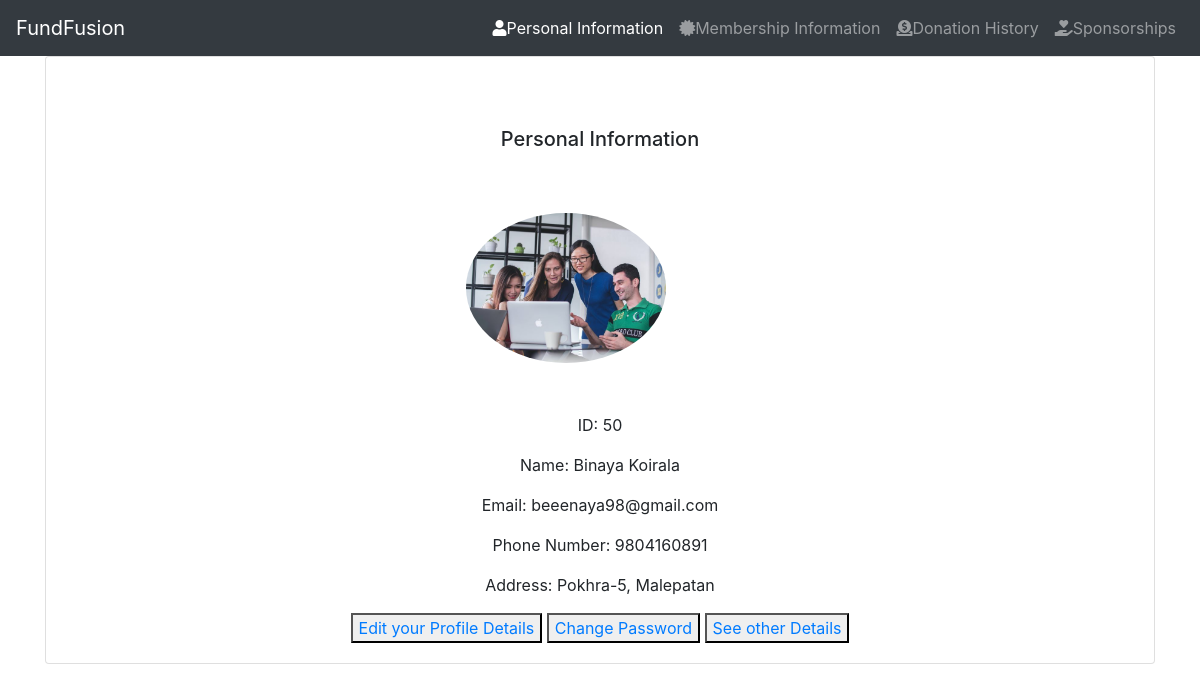
The app's page /Donors/donors-details.php?title=50 (signed in) with its own data.
### tables this page shows
CREATE TABLE IF NOT EXISTS `user` (
  `id` int(5) NOT NULL AUTO_INCREMENT,
  `name` varchar(50) NOT NULL,
  `address` varchar(50) NOT NULL,
  `Contact` bigint(20) NOT NULL,
  `email` varchar(200) NOT NULL,
  `password` varchar(50) NOT NULL,
  `role` varchar(20) NOT NULL,
  `profile_picture` varchar(255) NOT NULL DEFAULT 'member1.jpg',
  `status` varchar(10) NOT NULL,
  PRIMARY KEY (`id`)
);

### Donors/donors-details.php (the view, shortened to what this page needs)
<!DOCTYPE html>
<html>
<head>
  <link rel="stylesheet" href="https://cdnjs.cloudflare.com/ajax/libs/font-awesome/5.15.3/css/all.min.css">
  <link rel="stylesheet" href="https://maxcdn.bootstrapcdn.com/bootstrap/4.0.0/css/bootstrap.min.css">
</head>
<body>
  <nav class="navbar navbar-expand-lg navbar-dark bg-dark">
    <a class="navbar-brand" href="../index.php">FundFusion</a>
    <div class="collapse navbar-collapse" id="navbarNav">
      <ul class="navbar-nav ml-auto">
        <li class="nav-item">
          <a class="nav-link active" href="#personal-info" onclick="displaySection('personal-info')"><i class="fas fa-user"></i>Personal Information</a>
        </li>
        <li class="nav-item">
          <a class="nav-link" href="#membership-info" onclick="displaySection('membership-info')"><i class="fas fa-certificate"></i>Membership Information</a>
        </li>
        <li class="nav-item">
          <a class="nav-link" href="#donation-history" onclick="displaySection('donation-history')"><i class="fas fa-donate"></i>Donation History</a>
        </li>
        <li class="nav-item">
          <a class="nav-link" href="#sponsorships" onclick="displaySection('sponsorships')"><i class="fas fa-hand-holding-heart"></i>Sponsorships</a>
        </li>
      </ul>
    </div>
  </nav>
  <div class="container">
    <div class="row">
      <div class="col-12">
        <div class="tab-content">
          <div class="tab-pane fade show active" id="personal-info">
            <div class="card">
              <div class="card-body">
                <h5 class="card-title" style="text-align: center; padding-top:50px;">Personal Information</h5>
                <?php
                include "../database/Db_Connection.php";
                if (isset($_SESSION['email'])) {
                  if (isset($_GET['title'])) {
                    $title = urldecode($_GET['title']);
                  } else {
                    $title = '';
                  }
                  $title = mysqli_real_escape_string($conn, $title);
                  $sql = "SELECT * FROM user WHERE id='$title'";
                  $result = mysqli_query($conn, $sql);
                  if ($result) {
                    if (mysqli_num_rows($result) > 0) {
                      $row = mysqli_fetch_assoc($result);
                      $name = $row['name'];
                      $address = $row['address'];
                      $contact = $row['Contact'];
                      $email = $row['email'];
                      $id = $row['id'];
                      $profilePicturePath = '../img/' . $row['profile_picture'];
                ?>
                      <div class="profile-details">
                        <div class="profile-picture">
                          <a href="update_picture.php?id=<?php echo urlencode($title); ?>">
                            <img src="<?php echo $profilePicturePath; ?>" alt="Profile Picture">
                          </a>
                        </div>
                        <div class="profile-info">
                          <p>ID: <?php echo $id; ?></p>
                          <p>Name: <?php echo $name; ?></p>
                          <p>Email: <?php echo $email; ?></p>
                          <p>Phone Number: <?php echo $contact; ?></p>
                          <p>Address: <?php echo $address; ?></p>
                        </div>
                        <div style="text-align: center;">
                          <button> <a href="editDetails.php?email=<?php echo urlencode($title); ?>">
                              Edit your Profile Details</button></a>
                          <button> <a href="changePassword.php?email=<?php echo urlencode($title); ?>">
                              Change Password</button></a>
                              <button> <a href="otherDetails.php?email=<?php echo urlencode($title); ?>">
                              See other Details</button></a>
                        </div>
                      </div>
                <?php
                    }
                  } else {
                    echo "Error: " . mysqli_error($conn);
                  }
                } else {
                  echo "Session email not set.";
                }
                ?>
              </div>
            </div>
          </div>
        </div>
      </div>
</body>
</html>

### Donors/donors-details.php (style rules this page uses)
.navbar-nav { margin-left: auto; }
.profile-picture img { max-width: 200px; max-height: 200px; border-radius: 50%; margin-left: 400px; margin-bottom: 50px; margin-top: 50px; }
.profile-info { text-align: center; }

### records on screen
user: profile_picture (picture), id "50", name "Binaya Koirala", email "beeenaya98@gmail.com", Contact "9804160891", address "Pokhra-5, Malepatan"
